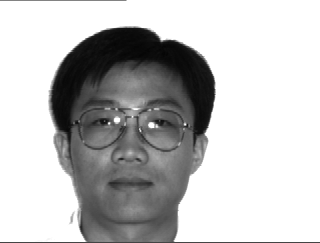
%> input picture HW4/yalefaces/subject14.gif, 320 x 243 px; the run also reads 1 picture not shown here
$ octave facerecognition2.m   (GNU Octave 9; MATLAB toolbox functions it lacks are replaced by stand-ins)
%> lines starting %> are read from the running program, lines starting %| are printed output that depends on the picture
addpath(genpath('C:\Users\Daisy\Desktop\yalefaces'));
%subject14
clear s1; ds = 4;
tmp = imread('subject14.gif'); tmp = tmp(1:ds:240,1:ds:end);
%> further down, tmp is the input picture: size 243x320 uint8; min 5, max 255, mean 192.1
s1(1,:) = tmp(:)';
tmp = imread('subject14.glasses.gif');tmp = tmp(1:ds:240,1:ds:end);
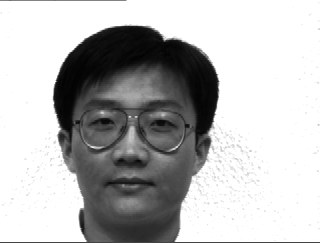
%> input picture HW4/yalefaces/subject14.glasses.gif, 320 x 243 px
%> further down, tmp is the input picture: size 243x320 uint8; min 2, max 255, mean 185.2
s1(2,:) = tmp(:)';
tmp = imread('subject14.happy.gif');tmp = tmp(1:ds:240,1:ds:end);
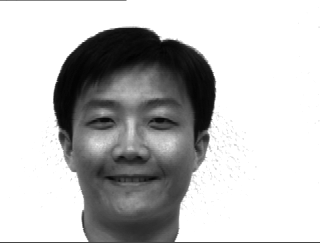
%> input picture HW4/yalefaces/subject14.happy.gif, 320 x 243 px
%> further down, tmp is the input picture: size 243x320 uint8; min 3, max 255, mean 191.2
%> after `tmp = tmp(1:ds:240,1:ds:end)`:
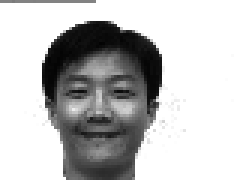
%> tmp: size 60x80 uint8 (shown 3 times larger); min 3, max 255, mean 191.2
s1(3,:) = tmp(:)';
tmp = imread('subject14.leftlight.gif');tmp = tmp(1:ds:240,1:ds:end);
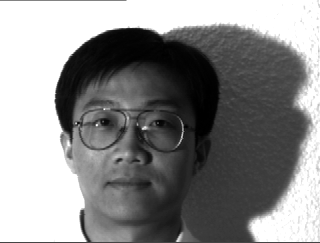
%> input picture HW4/yalefaces/subject14.leftlight.gif, 320 x 243 px
%> further down, tmp is the input picture: size 243x320 uint8; min 0, max 255, mean 139.2
%> after `tmp = tmp(1:ds:240,1:ds:end)`:
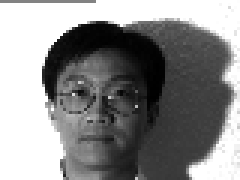
%> tmp: size 60x80 uint8 (shown 3 times larger); min 0, max 255, mean 139.2
s1(4,:) = tmp(:)';
tmp = imread('subject14.noglasses.gif');tmp = tmp(1:ds:240,1:ds:end);
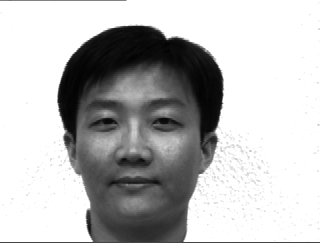
%> input picture HW4/yalefaces/subject14.noglasses.gif, 320 x 243 px
%> further down, tmp is the input picture: size 243x320 uint8; min 2, max 255, mean 187.3
%> after `tmp = tmp(1:ds:240,1:ds:end)`:
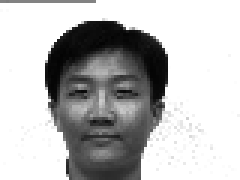
%> tmp: size 60x80 uint8 (shown 3 times larger); min 3, max 255, mean 187.5
s1(5,:) = tmp(:)';
tmp = imread('subject14.normal.gif');tmp = tmp(1:ds:240,1:ds:end);
s1(6,:) = tmp(:)';
%> (the run ends here)
